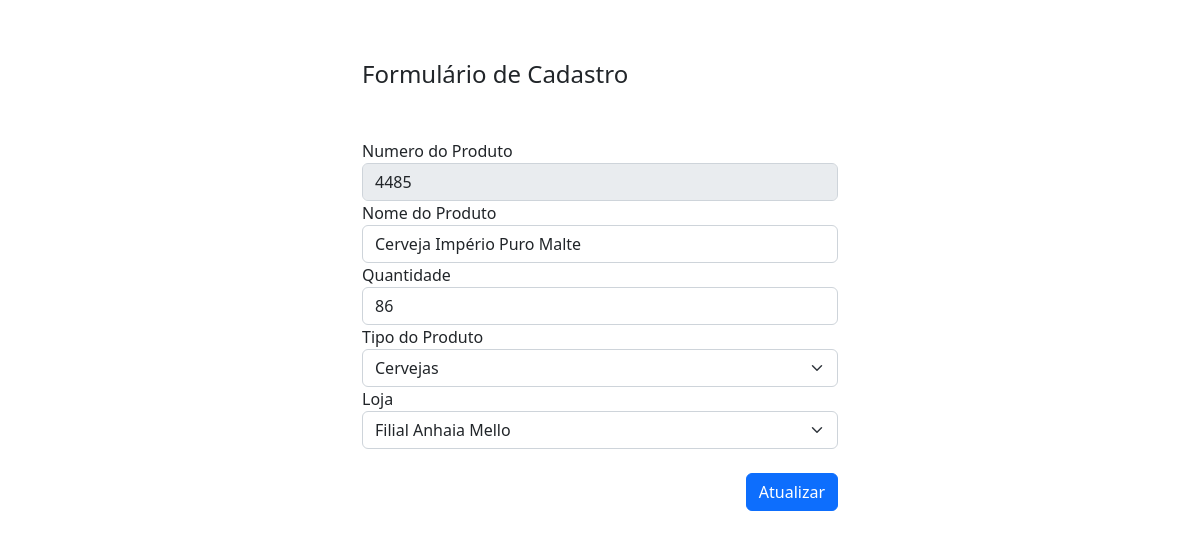
/view/editar_produto.php?id=26, run on the app's committed database.
### tables this page shows
CREATE TABLE `estoque` (
  `id_estoque` int(11) NOT NULL,
  `nrproduto` int(11) NOT NULL,
  `nomeproduto` varchar(100) NOT NULL,
  `categoria` varchar(100) NOT NULL,
  `quantidade` int(11) NOT NULL,
  `fornecedor` varchar(100) NOT NULL
);

### View/editar_produto.php (the view, shortened to what this page needs)
<?php
include '../conexao.php';
$id = $_GET['id'];
?>
<!DOCTYPE html>
<head>
    <link href="https://cdn.jsdelivr.net/npm/bootstrap@5.2.0-beta1/dist/css/bootstrap.min.css" rel="stylesheet">
    <link rel="stylesheet" type="text/css" href="../css/style.css" media="screen" />
</head>
<body>
    <div class="container" id="t_container">
        <h4> Formulário de Cadastro</h4>
        <form action="../model/atualizar_produto.php" method="post" id="mg_form">
            <?php
            $sql ="SELECT * FROM `estoque` WHERE id_estoque = $id";
            $busca = mysqli_query($conexao,$sql);
            while ($array = mysqli_fetch_array($busca)) {
                $nrproduto = $array['nrproduto'];
                $nomeproduto = $array['nomeproduto'];
                $quantidade = $array['quantidade'];
            ?>
            <div class="form-group">
                <label>Numero do Produto</label>
                <input type="number" class="form-control" name="nrproduto" value="<?php echo $nrproduto ?>" disabled>
            </div>
            <div class="form-group">
                <label>Nome do Produto</label>
                <input type="text" class="form-control" name="nomeproduto" value="<?php echo $nomeproduto ?>">
            </div>
            <div class="form-group">
                <label>Quantidade</label>
                <input type="number" class="form-control" name="quantidade" value="<?php echo $quantidade ?>">
            </div>
            <div class="form-group">
                <label>Tipo do Produto</label>
                <select class="form-select" name="categoria">
                    <?php
                    include '../conexao.php';
                    $sql = "SELECT * FROM categoria order by nome_categoria ASC";
                    $buscar = mysqli_query($conexao,$sql);
                    while ($array = mysqli_fetch_array($buscar)) {
                        $nome_categoria = $array['nome_categoria'];
                    ?>
                    <option><?php echo $nome_categoria ?></option>
                    <?php } ?>
                </select>
            </div>
            <div class="form-group">
                <label>Loja</label>
                <select class="form-select" name="fornecedor" required>
                <?php
                    include '../conexao.php';
                    $sql2 = "SELECT * FROM fornecedor order by nome_forn ASC";
                    $buscar2 = mysqli_query($conexao,$sql2);
                    while ($array2 = mysqli_fetch_array($buscar2)) {
                        $nome_fornecedor = $array2['nome_forn'];
                    ?>
                    <option><?php echo $nome_fornecedor ?></option>
                    <?php } ?>
                </select>
            </div>
            <br/>
            <div id="botton_rt">
                <button type="submit" class="btn btn-primary">Atualizar</button>
            </div>
         <?php } ?>
        </form>
    </div>
</body>
</html>

### css/style.css (style rules this page uses)
#t_container { width: 500px; margin: auto; margin-top: 60px }
#botton_rt { text-align: right; }
#mg_form { margin-top: 50px; }

### data on the page
estoque: nrproduto "4485", nomeproduto "Cerveja Império Puro Malte", quantidade "86"

### other printed values
form field categoria "Cervejas"
form field fornecedor "Filial Anhaia Mello"
